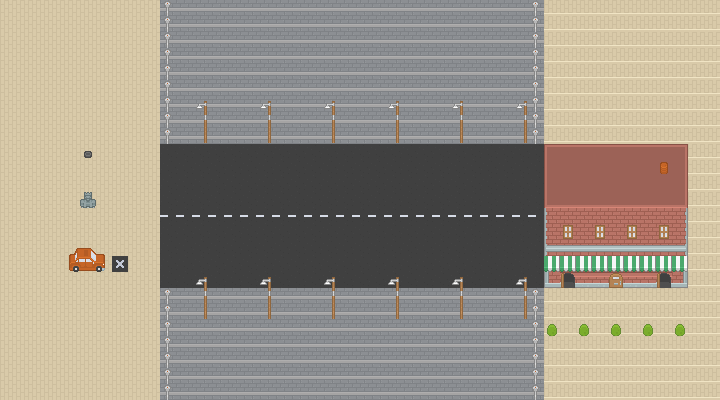

The image is a tile-based game level rendered from a .tmx file. Its description and source (layers, tilesets, objects; grid data summarised) follow:
An orthogonal 45x25 tile map with 16x16 px tiles, 9 tile layers (terrain, road, destination, immeuble, ...), 2 tilesets.

<map version="1.10" tiledversion="1.11.0" orientation="orthogonal" renderorder="right-down" width="45" height="25" tilewidth="16" tileheight="16" infinite="0" nextlayerid="18" nextobjectid="1">
 <tileset firstgid="1" source="City.tsx" />
 <tileset firstgid="1037" source="Forest.tsx" />
 <layer id="4" name="terrain" width="45" height="25">
  <data>[1125 cells, 447 non-empty, 2 distinct tile ids]</data>
 </layer>
 <layer id="1" name="road" width="45" height="25">
  <data>[1125 cells, 216 non-empty, 2 distinct tile ids]</data>
 </layer>
 <layer id="6" name="destination" width="45" height="25">
  <data>[1125 cells, 81 non-empty, 20 distinct tile ids]</data>
 </layer>
 <layer id="2" name="immeuble" width="45" height="25">
  <data>[1125 cells, 384 non-empty, 1 distinct tile ids]</data>
 </layer>
 <layer id="8" name="decoration" width="45" height="25">
  <data>[1125 cells, 90 non-empty, 10 distinct tile ids]</data>
 </layer>
 <layer id="9" name="car" width="45" height="25">
  <data>[1125 cells, 6 non-empty, 6 distinct tile ids]</data>
 </layer>
 <layer id="10" name="you" width="45" height="25">
  <data>[1125 cells, 1 non-empty, 1 distinct tile ids]</data>
 </layer>
 <layer id="16" name="problem" width="45" height="25">
  <data>[1125 cells, 1 non-empty, 1 distinct tile ids]</data>
 </layer>
 <layer id="17" name="tool" width="45" height="25">
  <data>[1125 cells, 1 non-empty, 1 distinct tile ids]</data>
 </layer>
</map>
